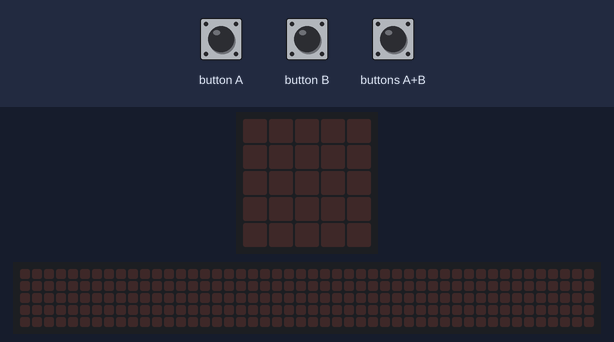
Bench run of a program on a simulated BBC micro:bit (MakeCode). Parts: the board's 5×5 LED display, a strip that is not on the board, showing the scrolling text unrolled. The test bench sets the inputs (shaded band). The 48×5 strip is a reading aid, not a part: it shows the text the display is scrolling, unrolled, one strip-width of it at a time.

Above: at 1.2 s.
1.3 s: button B pressed for 0.15 s
At 3.92 s:
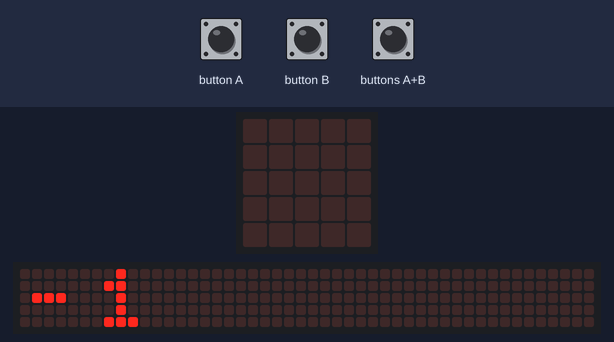
4.3 s: buttons A+B pressed for 1 s
At 6.5 s:
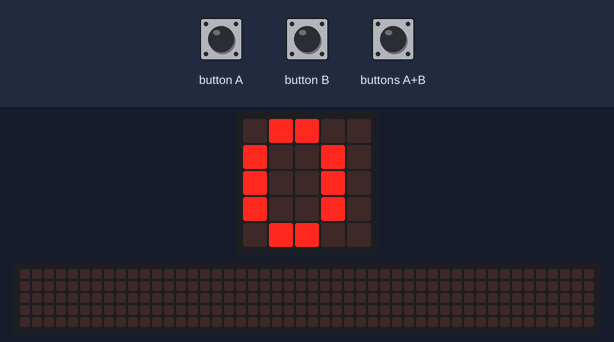
6.8 s: button A pressed for 3.2 s
At 7.83 s:
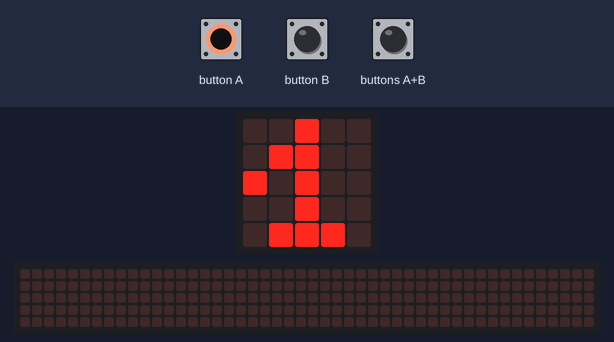
11.5 s: buttons A+B pressed for 0.15 s
At 11.61 s:
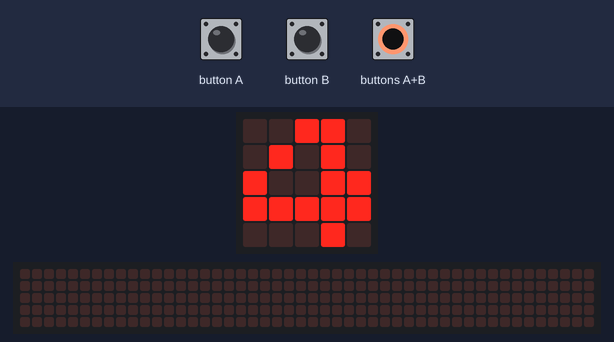
13.1 s: button B pressed for 1 s
At 13.32 s:
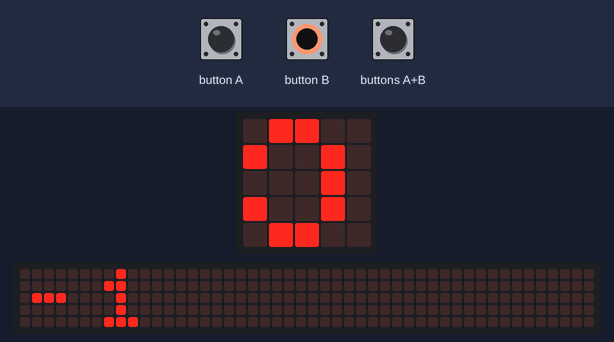
16.1 s: button A pressed for 0.15 s
At 16.21 s:
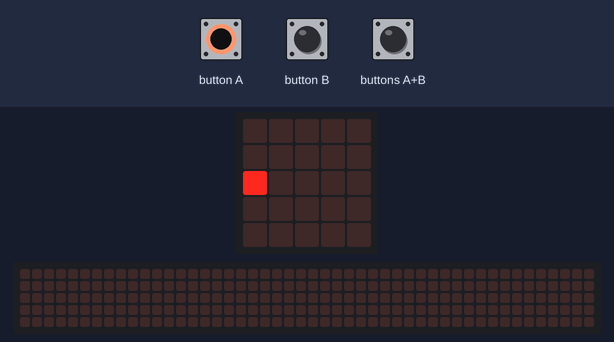
Timing chart, 0 to 18.7 s (numbered marks = the images above; inputs shaded):
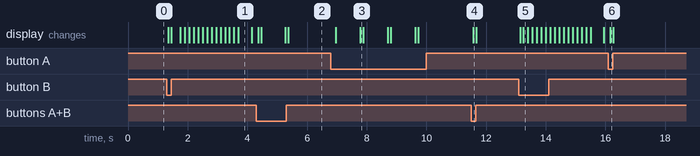

Measured:
- after the input at 1.3 s, the display: first changes after 0.05 s (image 1 shows a later state)
- after the input at 4.3 s, the display: first changes after 0.06 s (image 2 shows a later state)
- after the input at 6.8 s, the display: first changes after 0.16 s (image 3 shows a later state)
- after the input at 11.5 s, the display: changes after 0.07 s (image 4)
- after the input at 13.1 s, the display: first changes after 0.05 s (image 5 shows a later state)
- after the input at 16.1 s, the display: changes after 0.06 s (image 6)
- what the display in image 1 shows lasts 0.5 s, from 3.7 s to 4.2 s

The program:

main.ts
```typescript
function BotonBPulsado () {
    basic.pause(50)
    if (input.buttonIsPressed(Button.AB)) {
        PoneACero()
    } else {
        Contador = Contador - 1
        led.plot(4, 2)
        Espera()
    }
}
function PoneACero () {
    Contador = 0
    led.plot(0, 2)
    led.plot(4, 2)
    Espera()
}
function BotonAPulsado () {
    basic.pause(50)
    if (input.buttonIsPressed(Button.AB)) {
        PoneACero()
    } else {
        Contador = Contador + 1
        led.plot(0, 2)
        Espera()
    }
}
function Espera () {
    basic.pause(100)
    led.unplot(0, 2)
    led.unplot(4, 2)
    basic.showNumber(Contador)
}
let Contador = 0
Contador = 0
basic.forever(function () {
    if (input.buttonIsPressed(Button.A)) {
        BotonAPulsado()
    }
    if (input.buttonIsPressed(Button.B)) {
        BotonBPulsado()
    }
})
```

test.ts
```typescript
// aquí va el archivo "tests"; esto no se compilará cuando este paquete se utilice como una extensión.
```
